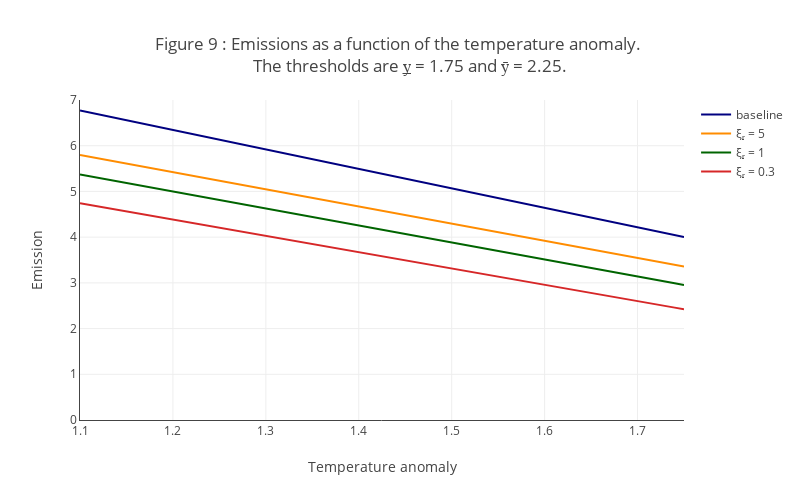

Notebook code cell kept with this figure:
### Code cell
plot9 = plot89(pre_jump175_res, y_grid_short_2, y_underline_higher)
plot9.update_layout(
    title=
    r"""Figure 9 : Emissions as a function of the temperature anomaly. <br>
    The thresholds are y̲ = 1.75 and ȳ = 2.25.
   """
)
plot9
